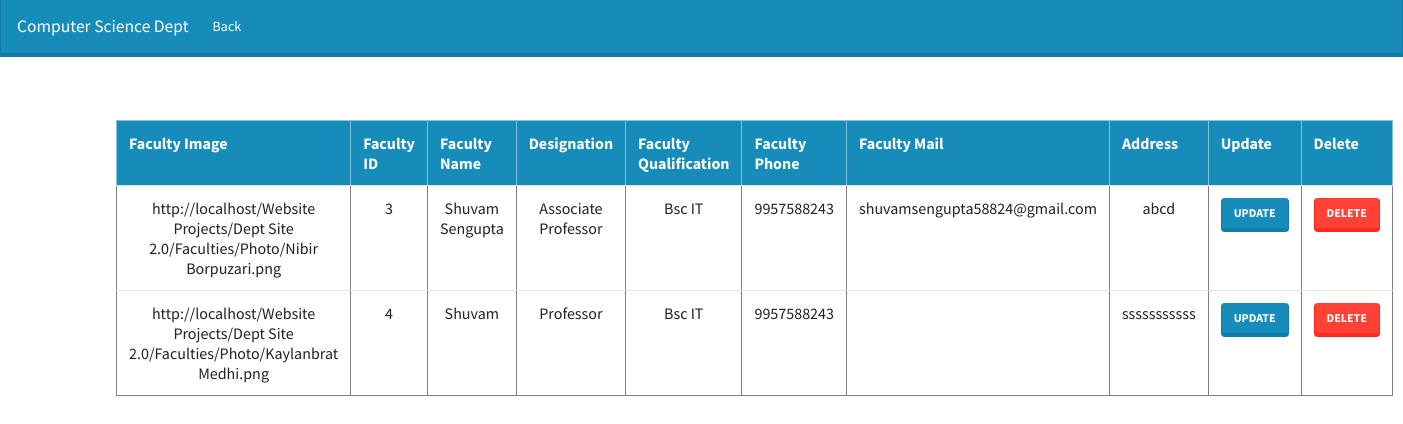
/Admin/view_faculties.php, run on the app's committed database.
### tables this page shows
CREATE TABLE `faculties` (
  `fid` int(11) NOT NULL,
  `fimage` varchar(100) DEFAULT NULL,
  `fname` varchar(30) NOT NULL,
  `fqualification` varchar(30) NOT NULL,
  `fphone` bigint(10) NOT NULL,
  `femail` varchar(30) NOT NULL,
  `faddress` varchar(100) DEFAULT NULL,
  `fpass` varchar(50) NOT NULL,
  `fdesig` varchar(50) DEFAULT NULL
);

### Admin/view_faculties.php (the view, shortened to what this page needs)
<?php
$servername = "localhost";
$username = "root";
$password = "";
$myDB = "Web_Project";
extract ($_POST);
$conn = mysqli_connect($servername,$username,$password,$myDB);
$query = "SELECT * FROM faculties";
$data = mysqli_query($conn, $query);
$total= mysqli_num_rows($data);
if($total !=0)
{
  ?>
  <html>
  <head>
  <link rel="stylesheet" type="text/css" href="../css/style.css">
  </head>
  <center>
  <body>
    <nav class="navbar navbar-expand-lg navbar-dark bg-primary" style="margin-top: 0px !important;">
  <a class="navbar-brand" href="#">Computer Science Dept</a>
  <div class="collapse navbar-collapse" id="navbarColor01">
    <ul class="navbar-nav mr-auto">
      <li class="nav-item active">
        <a class="nav-link" href="index.php"><span class="iconify" data-icon="ic:baseline-arrow-back-ios-new" data-inline="false"></span>Back
        </a>
      </li>
    </ul>
  </div>
</nav>
<br>
<br>
<br>
<div class="container" style="margin-left: 86px">
<div class="col-12">
 <table border=1  class="table table-hover">
 <tr class="table-primary">
 <th>Faculty Image</th>
 <th>Faculty ID</th>
 <th>Faculty Name</th>
 <th>Designation</th>
 <th>Faculty Qualification</th>
 <th>Faculty Phone</th>
  <th>Faculty Mail</th>
 <th>Address</th>
 <th>Update</th>
  <th>Delete</th>
 </tr>
  <?php
  while($result = mysqli_fetch_assoc($data))
  {
    echo "<tr id=".$result['fid'].">
 <td align='center' >".$result['fimage']."</td>
 <td align='center'>".$result['fid']."</td>
 <td align='center'>".$result['fname']."</td>
  <td align='center' data-target='designation'>".$result['fdesig']."</td>
 <td align='center'>".$result['fqualification']."</td>
 <td align='center'>".$result['fphone']."</td>
 <td align='center' data-target='fmail'>".$result['femail']."</td>
<td align='center'>".$result['faddress']."</td>
 <td align='center'>
<a id='b1' type='button' class='btn btn-primary' data-id=".$result['fid']." data-role='update'> Update </a>
 </td> </td>
 <td align='center'><a id='delete' type='button' class='btn btn-danger' data-id=".$result['fid']." data-role='delete'> Delete </a></td> </td>
 </tr>";
 }
}
else
{
  echo "no record found";
}
?>
</table>
 </div>
 </div>
</body>
</center>
</html>

### data on the page
faculties: fimage "http://localhost/Website Projects/Dept Site 2.0/Faculties/Photo/Nibir Borpuzari.png", fid "3", fname "Shuvam Sengupta", fdesig "Associate Professor", fqualification "Bsc IT", fphone "9957588243", femail "shuvamsengupta58824@gmail.com", faddress "abcd"
faculties: fimage "http://localhost/Website Projects/Dept Site 2.0/Faculties/Photo/Kaylanbrat Medhi.png", fid "4", fname "Shuvam", fdesig "Professor", fqualification "Bsc IT", fphone "9957588243", faddress "sssssssssss"
